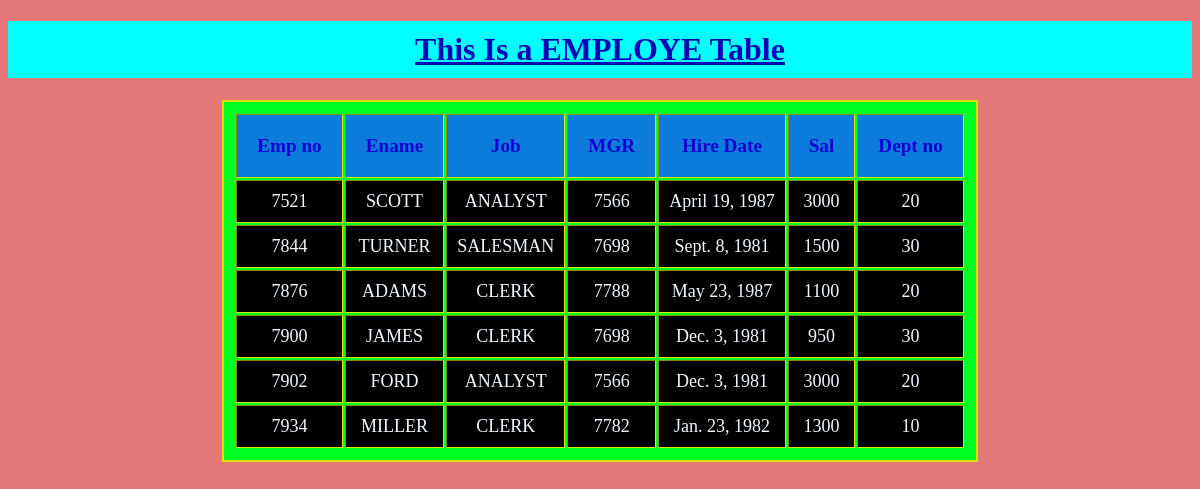
Screenshot of /display_emp/ with the database file from the repository.
### app/models.py (models this page shows, shortened)
class Emp(models.Model):
    Emp_no=models.IntegerField(primary_key=True)
    Ename=models.CharField(max_length=100)
    Job=models.CharField(max_length=100)
    MGR=models.IntegerField()
    Hire_date=models.DateField()
    Sal=models.IntegerField()
    Dept_no=models.ForeignKey(Dept,on_delete=models.CASCADE)

class Dept(models.Model):
    Dept_no=models.IntegerField(primary_key=True)
    Dname=models.CharField(max_length=100)
    Loc=models.CharField(max_length=100)

### app/views.py (the view)
# urls.py: path('display_emp/',display_emp,name='display_emp'),
def display_emp(request):
    eol=Emp.objects.all()
    eol=Emp.objects.filter(Hire_date__year='1981')
    eol=Emp.objects.filter(Hire_date__month__gt='9')
    eol=Emp.objects.filter(Hire_date__year__in=('1981','1980'))
    eol=Emp.objects.filter(Q(Ename='SMITH') & Q(Sal='800'))
    eol=Emp.objects.all().order_by('Ename')
    eol=Emp.objects.all()[0:5]
    eol=Emp.objects.all()
    E={'emp':eol}
    return render(request,'display_emp.html',E)

### templates/display_emp.html (shortened to what this page needs)
{% load static %}
<!DOCTYPE html>
<html lang="en">
<head>
    <link rel="stylesheet" href="{% static 'css/empstyle.css' %}">
</head>
<body>
    <center>
        <h1 id="emp">This Is a EMPLOYE Table</h1>
        <table border="1px">
            <tr id="h">
                <th>Emp no</th>
                <th>Ename</th>
                <th>Job</th>
                <th>MGR</th>
                <th>Hire Date</th>
                <th>Sal </th>
                <th>Dept no</th>
            </tr>
            {% for oe in emp %}
            <tr id="d">
                <td id="d1">{{oe.Emp_no}}</td>
                <td id="d2">{{oe.Ename}}</td>
                <td id="d3">{{oe.Job}}</td>
                <td id="d4">{{oe.MGR}}</td>
                <td id="d5">{{oe.Hire_date}}</td>
                <td id="d6">{{oe.Sal}}</td>
                <td id="d7">{{oe.Dept_no.Dept_no}}</td>
            </tr>
            {% endfor %}
        </table>
    </center>
</body>
</html>

### static/css/empstyle.css (style rules this page uses)
body { background-color: rgb(228, 120, 120); }
#emp { background-color: aqua; color: rgb(8, 8, 182); padding: 10px; text-decoration-line:underline; }
table { background-color: rgb(0, 255, 34); padding: 10px; border: 2px solid rgb(224, 224, 13); }
#h>th { background-color: rgb(13, 123, 219); color: rgb(17, 4, 207); padding: 20px; font-size: larger; text-align: center; }
#d>td { text-align: center; padding: 10px; font-size: large; background-color: black; color: aliceblue; }

### rows the page displays
Emp: Emp_no "7521", Ename "SCOTT", Job "ANALYST", MGR "7566", Hire_date "April 19, 1987", Sal "3000", Dept_no.Dept_no "20"
Emp: Emp_no "7844", Ename "TURNER", Job "SALESMAN", MGR "7698", Hire_date "Sept. 8, 1981", Sal "1500", Dept_no.Dept_no "30"
Emp: Emp_no "7876", Ename "ADAMS", Job "CLERK", MGR "7788", Hire_date "May 23, 1987", Sal "1100", Dept_no.Dept_no "20"
Emp: Emp_no "7900", Ename "JAMES", Job "CLERK", MGR "7698", Hire_date "Dec. 3, 1981", Sal "950", Dept_no.Dept_no "30"
Emp: Emp_no "7902", Ename "FORD", Job "ANALYST", MGR "7566", Hire_date "Dec. 3, 1981", Sal "3000", Dept_no.Dept_no "20"
Emp: Emp_no "7934", Ename "MILLER", Job "CLERK", MGR "7782", Hire_date "Jan. 23, 1982", Sal "1300", Dept_no.Dept_no "10"
